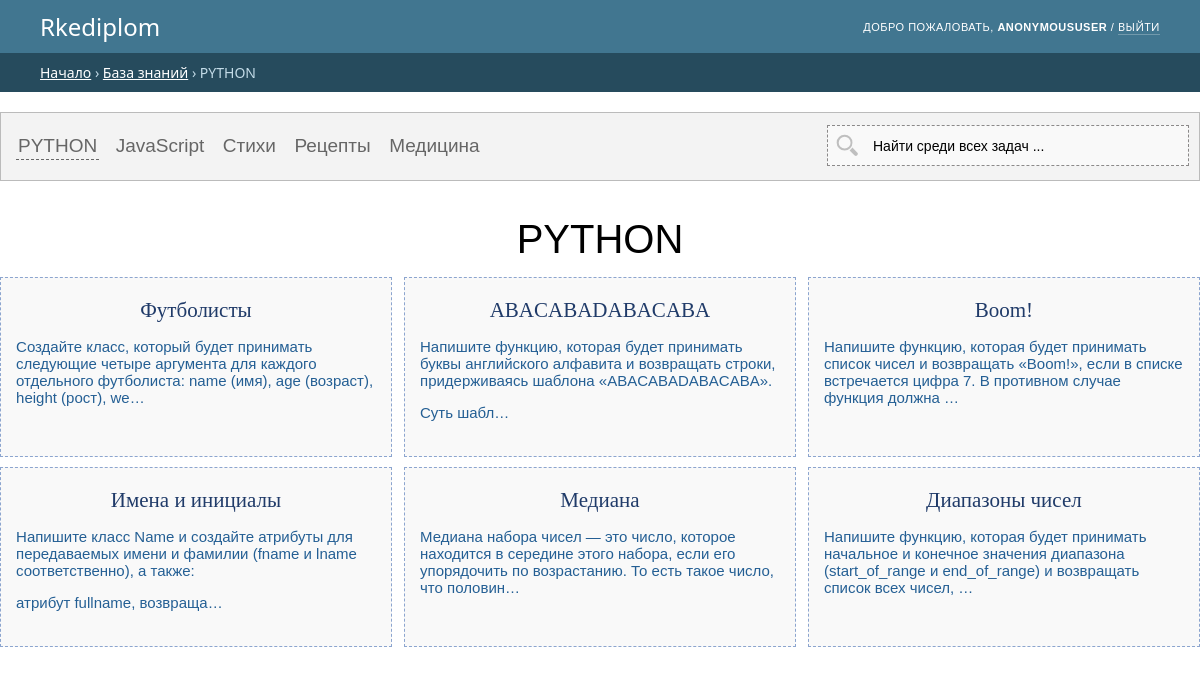
/wiki/python/, run on the app's committed database.
### app/wiki/models.py (models this page shows, shortened)
class Wiki_cat(models.Model):
	name_block = models.CharField(u'Название', max_length=255, null=True, blank=True)
	active = models.BooleanField(default=True,verbose_name='Активность',)
	nomer_id = models.IntegerField(u'Номер сортировки',  null=True, blank=True)
	created_at = models.DateTimeField(auto_now_add=True, null=True, blank=True, verbose_name="Created at")
	updated_at = models.DateTimeField(auto_now=True, verbose_name="Updated at")
	wiki_cat_slug = models.SlugField(unique=True, max_length=255,  verbose_name='Url', db_index=True)
	class Meta:
		verbose_name = "Категории базы знаний"
		verbose_name_plural = "Категории базы знаний"
		ordering = ["nomer_id"]
	def get_absolute_url(self):
		return "/wiki/%s/" % (self.wiki_cat_slug)

class Tasks (models.Model):
	name_block = models.CharField(u'Название задачи', max_length=255, unique=False, null=False, blank=False)
	kurs_cat = models.ForeignKey('Wiki_cat', verbose_name='задача относится к категории', default='',  null=True, on_delete=models.CASCADE,)
	opisanie_full = CKEditor5Field(verbose_name='Описание задачи полное',default='', config_name='extends', null=True, blank=True)
	opisanie_mini = CKEditor5Field(verbose_name='Описание краткое',default='', config_name='extends', null=True, blank=True)
	wiki_slug = models.SlugField(unique=True, max_length=255,  verbose_name='Url', db_index=True)
	language = models.CharField( verbose_name='выбрать язык подцветки кода', max_length=255, choices=LANGUAGE_CHOICES, default='', null=True, blank=True)
	active = models.BooleanField(default=True,verbose_name='Активность',)
	created_at = models.DateTimeField(auto_now_add=True, null=True, blank=True, verbose_name="Created at")
	updated_at = models.DateTimeField(auto_now=True, verbose_name="Updated at")
	template_name = models.CharField(
		('Выбор шаблона'),
		max_length=70,
		blank=True,
	)
	def get_absolute_url(self):
		return "/wiki/%s/%s/" % (self.kurs_cat.wiki_cat_slug,self.wiki_slug,)
	class Meta:
		verbose_name = "Задачи"
		verbose_name_plural = "Задача"
		ordering = ["-created_at"]

### app/wiki/views.py (the view, shortened to what this page needs)
# urls.py: path('wiki/<wiki_cat_slug>/', views.wiki_cat, name='wiki_cat'),
def wiki_cat(request, wiki_cat_slug):
	wiki_cat_all = Wiki_cat.objects.all().order_by('nomer_id')
	wiki_cat = get_object_or_404(Wiki_cat, wiki_cat_slug=wiki_cat_slug)
	tasks = Tasks.objects.filter(active=True, kurs_cat=wiki_cat)
	paginator = Paginator(tasks, 30)
	page = request.GET.get('page')
	try:
		tasks = paginator.page(page)
	except PageNotAnInteger:
		tasks = paginator.page(1)
	except EmptyPage:
		tasks = paginator.page(paginator.num_pages)
	username = auth.get_user(request).username
	login_error = ''
	response = render(request, 'wiki/wiki_cat.html', {
		'wiki_cat_all':wiki_cat_all,
		'wiki_cat':wiki_cat,
		'tasks':tasks,
		'username': username,
		'login_error': login_error,
	})
	return response

### modules/search/forms.py
class SearchTagForm(forms.Form):
    q = forms.CharField(widget=forms.TextInput(attrs={
        'class' : 'search-input js-search-input search-tag-query tt-input',
        'id' : 'typeahead',
        'placeholder': 'Найти среди всех задач ...'
    }))

### modules/search/search.py (called while the page is built)
def search(request):
	form_search = SearchTagForm()
	return  {'searchtag' : form_search,}

### app/wiki/templates/wiki/wiki_cat.html (shortened to what this page needs)
{% extends "base.html" %}
{% load static %}
{% block content %}
{% include "header.html" %}
<nav aria-label="Хлебные крошки">
	<div class="breadcrumbs">
	<a href="/">Начало</a>
	› <a href="/wiki/">База знаний</a>
	› {{ wiki_cat.name_block }}
	</div>
</nav>
<div class="container_wiki">
	<div class="wiki_cat_wrp">
		<div class="wiki_cat_wrp_l">
		{% for wiki_cat_all in wiki_cat_all.all %}
			<a href="{{ wiki_cat_all.get_absolute_url }}" {% if wiki_cat_all.id == wiki_cat.id  %}class="active_url" {% endif %} >{{ wiki_cat_all.name_block }}</a>
		{% empty %}
			<p style="font-size: 16px">Нет постов</p>
		{% endfor %}
		</div>
		<div class="wiki_cat_wrp_r">
			<div class="search search--header">
                <div class="search_wrap">
                    <form class="search-form" action="/catalog/" class="user-tools__search site-search">
                        <div class="fform">
                            <div class="tt-input" data-da="#search_mobile_top,768,0">
                                   {{ searchtag.q }}
                            </div>
                        </div>
                    </form>
                </div>
            </div>
		</div>
	</div>
<h1>{{ wiki_cat.name_block }}</h1>
	<div class="task_wrap">
	{% for tasks in tasks %}
		<div class="task_block animate__animated animate__fadeInUp">
			<a href="{{tasks.get_absolute_url}}">
				<div class="task_block_name">
					{{tasks.name_block|safe}}
				</div>
				<div class="task_block_opisanie">
					{% if tasks.opisanie_mini %}
						{{tasks.opisanie_mini|safe|truncatechars:"150"}}
					{% else %}
						{{tasks.opisanie_full|safe|truncatechars:"150"}}
					{% endif %}
				</div>
			</a>
		</div>
	{% empty %}
		<p style="font-size: 16px">Нет постов</p>
	{% endfor %}
	</div>
</div>
{% include "footer.html" %}
{% endblock %}

### media/fancybox.css (style rules this page uses)
:root { --f-spinner-width: 36px;--f-spinner-height: 36px;--f-spinner-color-1: rgba(0, 0, 0, 0.1);--f-spinner-color-2: rgba(17, 24, 28, 0.8);--f-spinner-stroke: 2.75 }
:root { --f-button-width: 40px;--f-button-height: 40px;--f-button-border: 0;--f-button-border-radius: 0;--f-button-color: #374151;--f-button-bg: #f8f8f8;--f-button-hover-bg: #e0e0e0;--f-button-active-bg: #d0d0d0;--f-button-shadow: none;--f-button-transition: all 0.15s ease;--f-button-transform: none;--f-button-svg-width: 20px;--f-button-svg-height: 20px;--f-button-svg-stroke-width: 1.5;--f-button-svg-fill: none;--f-button-svg-filter: none;--f-button-svg-disabled-opacity: 0.65 }

### templates/default/svm_normalize.html (style rules this page uses)
html { font-family:sans-serif;-ms-text-size-adjust:100%;-webkit-text-size-adjust:100% }
body { margin:0 }
article,aside,details,figcaption,figure,footer,header,hgroup,main,nav,section,summary { display:block }
a { background:transparent }
h1 { font-size:2em;margin:0.67em 0 }
button,input,optgroup,select,textarea { color:inherit;font:inherit;margin:0 }
input { line-height:normal }

### data on the page
Wiki_cat: name_block "PYTHON"
Wiki_cat: name_block "JavaScript"
Wiki_cat: name_block "Стихи"
Wiki_cat: name_block "Рецепты"
Wiki_cat: name_block "Медицина"
Tasks: name_block "Футболисты", opisanie_full "Создайте класс, который будет принимать следующие четыре аргумента для каждого отдельного футболиста: name (имя), age (возраст), height (рост), we…"
Tasks: name_block "ABACABADABACABA", opisanie_full "Напишите функцию, которая будет принимать буквы английского алфавита и возвращать строки, придерживаясь шаблона «ABACABADABACABA». Суть шабл…"
Tasks: name_block "Boom!", opisanie_full "Напишите функцию, которая будет принимать список чисел и возвращать «Boom!», если в списке встречается цифра 7. В противном случае функция должна …"
Tasks: name_block "Имена и инициалы", opisanie_full "Напишите класс Name и создайте атрибуты для передаваемых имени и фамилии (fname и lname соответственно), а также: атрибут fullname, возвраща…"
Tasks: name_block "Медиана", opisanie_full "Медиана набора чисел — это число, которое находится в середине этого набора, если его упорядочить по возрастанию. То есть такое число, что половин…"
Tasks: name_block "Диапазоны чисел", opisanie_full "Напишите функцию, которая будет принимать начальное и конечное значения диапазона (start_of_range и end_of_range) и возвращать список всех чисел, …"

### other printed values
{{ request.user }} "ANONYMOUSUSER"
